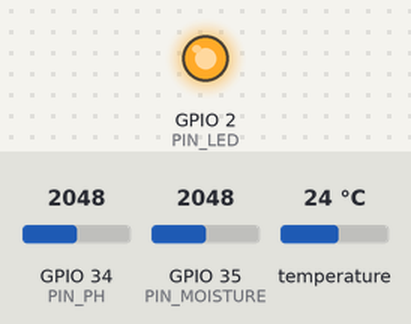
Bench run of a sketch on a simulated ESP32. Parts: output pins drawn as LEDs (lit = HIGH). The inputs (shaded band) are chosen by the test bench; at power-on: GPIO 34 (PIN_PH) = 2048, GPIO 35 (PIN_MOISTURE) = 2048, temperature 24 °C (analog values on the 0–4095 scale). WiFi joins after 1.5 s; servers stay silent unless stated; uploads are accepted with an empty reply; what the sketch prints to the serial monitor is not drawn.

Above: at 17.3 s.
At 32.7 s:
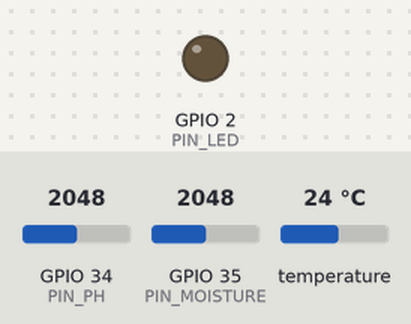
Timing chart, 0 to 41.3 s (numbered marks = the images above):
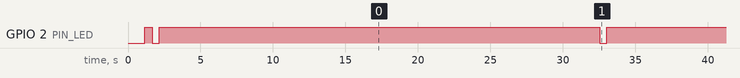

Measured:
- by itself, GPIO 2 (PIN_LED): alternates HIGH for 29.6 s and LOW for 0.50 s

The sketch:

soilsense_sensor.ino
```cpp
// ──────────────────────────────────────────────────────────────
//  LIBRARIES
// ──────────────────────────────────────────────────────────────
#include <WiFi.h>
#include <HTTPClient.h>
#include <ArduinoJson.h>
#include <OneWire.h>
#include <DallasTemperature.h>


const bool MOISTURE_SENSOR_ENABLED = true;
const bool PH_SENSOR_ENABLED       = true;
const bool TEMP_SENSOR_ENABLED     = true;


// ──────────────────────────────────────────────────────────────
//  WI-FI CONFIGURATION  ← UPDATE THESE
// ──────────────────────────────────────────────────────────────
const char* WIFI_SSID     = "B315_20312";
const char* WIFI_PASSWORD = "DEEABE7H406";

// ──────────────────────────────────────────────────────────────
//  SERVER CONFIGURATION  ← UPDATE THE IP ADDRESS
//  Find your PC's local IP: open Command Prompt → type "ipconfig"
//  Look for "IPv4 Address" e.g. 192.168.1.5
// ──────────────────────────────────────────────────────────────
const char* API_URL        = "https://soilsense-api-xfc4.onrender.com/api/sensors/reading";
const char* DEVICE_API_KEY = "soilsense-dev-key";   // Must match ESP32_DEVICE_API_KEY in backend/.env
const char* DEVICE_ID      = "SS-ESP32-001";        // Unique name for this device


// ──────────────────────────────────────────────────────────────
//  TIMING
// ──────────────────────────────────────────────────────────────
const unsigned long READING_INTERVAL_MS = 30000;  // Send readings every 30 seconds


// ──────────────────────────────────────────────────────────────
//  PIN ASSIGNMENTS
// ──────────────────────────────────────────────────────────────
const int PIN_MOISTURE = 35;   // YL-69 AO → GPIO 35 (ADC1 channel 7)
const int PIN_PH       = 34;   // pH module AO → GPIO 34 (ADC1 channel 6)
const int PIN_TEMP     = 4;    // DS18B20 data → GPIO 4
const int PIN_LED      = 2;    // Built-in LED (most ESP32 boards)


// ──────────────────────────────────────────────────────────────
//  YL-69 MOISTURE CALIBRATION
//  ─────────────────────────
//  Dry air reading  (probe in air, no soil contact) → high ADC value
//  Wet reading      (probe fully in water)          → low ADC value
//  Adjust these after running the calibration procedure above.
// ──────────────────────────────────────────────────────────────
const int MOISTURE_ADC_DRY = 3500;   // ADC when completely dry  → 0%
const int MOISTURE_ADC_WET = 1200;   // ADC when in water        → 100%

const float PH_VOLTAGE_AT_7 = 2.50;   // Volts at pH 7.0 (typical value)
const float PH_SLOPE        = -0.18;  // Volts per pH unit


// ──────────────────────────────────────────────────────────────
//  ADC REFERENCE
// ──────────────────────────────────────────────────────────────
const float ADC_REF_VOLTAGE = 3.3;
const int   ADC_MAX         = 4095;   // 12-bit ADC


 OneWire           oneWireBus(PIN_TEMP);
 DallasTemperature tempSensor(&oneWireBus);


// ──────────────────────────────────────────────────────────────
//  GLOBAL STATE
// ──────────────────────────────────────────────────────────────
unsigned long lastSendTime = 0;
bool          wifiOK       = false;


// ══════════════════════════════════════════════════════════════
//  SETUP
// ══════════════════════════════════════════════════════════════
void setup() {
  Serial.begin(115200);
  delay(600);

  // ── Print startup banner ──────────────────────────────────
  Serial.println();
  Serial.println("╔═══════════════════════════════════╗");
  Serial.println("║   SoilSense ESP32 Sensor v2.0     ║");
  Serial.println("╚═══════════════════════════════════╝");
  Serial.println("Device ID : " + String(DEVICE_ID));
  Serial.println("Server    : " + String(API_URL));
  Serial.println();
  Serial.println("Sensors enabled:");
  Serial.println("  Moisture    : " + String(MOISTURE_SENSOR_ENABLED ? "YES ✓" : "NO"));
  Serial.println("  pH          : " + String(PH_SENSOR_ENABLED       ? "YES ✓" : "NO (add pH module)"));
  Serial.println("  Temperature : " + String(TEMP_SENSOR_ENABLED     ? "YES ✓" : "NO (add DS18B20 probe)"));
  Serial.println();

  // ── Configure pins ────────────────────────────────────────
  pinMode(PIN_LED, OUTPUT);
  digitalWrite(PIN_LED, LOW);

  if (MOISTURE_SENSOR_ENABLED) {
    pinMode(PIN_MOISTURE, INPUT);
    Serial.println("[PIN] GPIO " + String(PIN_MOISTURE) + " = Moisture sensor AO");
  }
  if (PH_SENSOR_ENABLED) {
    pinMode(PIN_PH, INPUT);
    Serial.println("[PIN] GPIO " + String(PIN_PH) + " = pH sensor AO");
  }

  // ── Configure ADC ────────────────────────────────────────
  analogReadResolution(12);          // 12-bit → 0–4095
  analogSetAttenuation(ADC_11db);    // Full 3.3V range


   if (TEMP_SENSOR_ENABLED) {
     tempSensor.begin();
   int count = tempSensor.getDeviceCount();
   Serial.println("[TEMP] DS18B20 sensors found: " + String(count));
  }

  // ── Connect to Wi-Fi ─────────────────────────────────────
  connectWiFi();
}


// ══════════════════════════════════════════════════════════════
//  MAIN LOOP
// ══════════════════════════════════════════════════════════════
void loop() {

  // ── Reconnect Wi-Fi if dropped ───────────────────────────
  if (WiFi.status() != WL_CONNECTED) {
    wifiOK = false;
    Serial.println("[WARN] Wi-Fi disconnected — reconnecting...");
    connectWiFi();
    return;
  }

  // ── Take and send a reading every READING_INTERVAL_MS ────
  unsigned long now = millis();
  if (now - lastSendTime >= READING_INTERVAL_MS) {
    lastSendTime = now;
    takeMeasurementAndSend();
  }

  delay(100);
}


// ══════════════════════════════════════════════════════════════
//  TAKE MEASUREMENT AND SEND
// ══════════════════════════════════════════════════════════════
void takeMeasurementAndSend() {
  Serial.println();
  Serial.println("──────── Reading Sensors ────────");

  // ── Variables (NaN = not available) ──────────────────────
  float moisture    = NAN;
  float ph          = NAN;
  float temperature = NAN;

  // ── Read Moisture ─────────────────────────────────────────
  if (MOISTURE_SENSOR_ENABLED) {
    moisture = readMoisture();
    Serial.print("  Soil Moisture : ");
    Serial.print(moisture, 1);
    Serial.println(" %");
  }

  // ── Read pH ───────────────────────────────────────────────
  if (PH_SENSOR_ENABLED) {
    ph = readPH();
    if (!isnan(ph) && ph >= 0.0 && ph <= 14.0) {
      Serial.print("  Soil pH       : ");
      Serial.println(ph, 2);
    } else {
      Serial.println("  Soil pH       : INVALID — check wiring/calibration");
      ph = NAN;
    }
  }

  // ── Read Temperature ──────────────────────────────────────
  if (TEMP_SENSOR_ENABLED) {
    temperature = readTemperature();
    if (!isnan(temperature) && temperature > -100.0) {
      Serial.print("  Soil Temp     : ");
      Serial.print(temperature, 1);
      Serial.println(" °C");
    } else {
      Serial.println("  Soil Temp     : INVALID — check DS18B20 wiring");
      temperature = NAN;
    }
  }

  // ── Send to SoilSense backend ─────────────────────────────
  bool sent = sendToServer(moisture, ph, temperature);
  if (sent) {
    Serial.println("[OK]  Data sent successfully ✓");
    blinkLED(1, 500);
  } else {
    Serial.println("[ERR] Send failed — will retry next cycle");
    blinkLED(5, 100);
  }
}


float readMoisture() {
  const int SAMPLES = 10;
  long adcSum = 0;

  for (int i = 0; i < SAMPLES; i++) {
    adcSum += analogRead(PIN_MOISTURE);
    delay(15);
  }
  float adcAvg = (float)adcSum / SAMPLES;

  // Print raw ADC value for calibration purposes
  Serial.print("  [DEBUG] Moisture ADC raw: ");
  Serial.println((int)adcAvg);

  // Map ADC range to 0–100%
  // DRY → high ADC → 0%
  // WET → low ADC  → 100%
  float moisture = (float)(MOISTURE_ADC_DRY - adcAvg)
                 / (float)(MOISTURE_ADC_DRY - MOISTURE_ADC_WET)
                 * 100.0;

  // Clamp to 0–100
  return constrain(moisture, 0.0, 100.0);
}


float readPH() {
  const int SAMPLES = 10;
  long adcSum = 0;

  for (int i = 0; i < SAMPLES; i++) {
    adcSum += analogRead(PIN_PH);
    delay(15);
  }
  float adcAvg  = (float)adcSum / SAMPLES;
  float voltage = (adcAvg / ADC_MAX) * ADC_REF_VOLTAGE;

  Serial.print("  [DEBUG] pH ADC raw: ");
  Serial.print((int)adcAvg);
  Serial.print("  Voltage: ");
  Serial.print(voltage, 3);
  Serial.println("V");

  // Convert voltage to pH
  float ph = 7.0 + ((voltage - PH_VOLTAGE_AT_7) / PH_SLOPE);
  return constrain(ph, 0.0, 14.0);
}


// ══════════════════════════════════════════════════════════════
//  SENSOR: DS18B20 SOIL TEMPERATURE  (enable when you add it)
// ══════════════════════════════════════════════════════════════
/**
 * Reads soil temperature from DS18B20 via OneWire protocol.
 *
 * WIRING:
 *   DS18B20 Pin 1 (GND)  → ESP32 GND
 *   DS18B20 Pin 2 (DATA) → ESP32 GPIO 4  +  4.7kΩ resistor to 3.3V
 *   DS18B20 Pin 3 (VCC)  → ESP32 3.3V
 *
 * LIBRARIES (install via Arduino Library Manager):
 *   - "OneWire" by Paul Stoffregen
 *   - "DallasTemperature" by Miles Burton
 *
 * Returns temperature in °C, or -999 if sensor not found.
 */
float readTemperature() {

   tempSensor.requestTemperatures();
   delay(750);  // Wait for conversion (12-bit mode needs ~750ms)
  float tempC = tempSensor.getTempCByIndex(0);

   if (tempC == DEVICE_DISCONNECTED_C) {
   Serial.println("  [DEBUG] DS18B20 not found on bus");
    return -999.0;
  }
   return tempC;
  return -999.0;
}


bool sendToServer(float moisture, float ph, float temperature) {
  if (WiFi.status() != WL_CONNECTED) return false;

  // Determine what we actually have
  bool hasMoisture    = MOISTURE_SENSOR_ENABLED && !isnan(moisture);
  bool hasPH          = PH_SENSOR_ENABLED       && !isnan(ph) && ph >= 0 && ph <= 14;
  bool hasTemperature = TEMP_SENSOR_ENABLED      && !isnan(temperature) && temperature > -100;

  // Need at least moisture to send a useful reading
  if (!hasMoisture && !hasPH && !hasTemperature) {
    Serial.println("[SKIP] No valid sensor data — nothing to send");
    return false;
  }

  HTTPClient http;
  http.begin(API_URL);
  http.addHeader("Content-Type", "application/json");
  http.addHeader("X-Device-Key", DEVICE_API_KEY);
  http.setTimeout(10000);

  // ── Build JSON payload ────────────────────────────────────
  StaticJsonDocument<256> doc;

  doc["deviceId"] = DEVICE_ID;

  // soilPH — send actual value if available, else neutral placeholder
  if (hasPH) {
    doc["soilPH"]        = round(ph * 100.0) / 100.0;
  } else {
    doc["soilPH"]        = 7.0;       // neutral placeholder
    doc["phAvailable"]   = false;     // tells backend pH was not measured
  }

  // soilMoisture
  if (hasMoisture) {
    doc["soilMoisture"]  = round(moisture * 10.0) / 10.0;
  }

  // soilTemperature — only included if sensor is present
  if (hasTemperature) {
    doc["soilTemperature"] = round(temperature * 10.0) / 10.0;
  }

  String jsonBody;
  serializeJson(doc, jsonBody);

  Serial.println("[HTTP] POST → " + String(API_URL));
  Serial.println("[HTTP] Body → " + jsonBody);

  int httpCode = http.POST(jsonBody);

  Serial.print("[HTTP] Response code: ");
  Serial.println(httpCode);

  if (httpCode == 200 || httpCode == 201) {
    String response = http.getString();
    Serial.println("[HTTP] Server reply: " + response);
    http.end();
    return true;
  } else {
    Serial.println("[HTTP] Request failed. Check IP, port, and API key.");
    http.end();
    return false;
  }
}


// ══════════════════════════════════════════════════════════════
//  WI-FI CONNECTION
// ══════════════════════════════════════════════════════════════
void connectWiFi() {
  Serial.println("[WiFi] Connecting to: " + String(WIFI_SSID));

  WiFi.mode(WIFI_STA);
  WiFi.begin(WIFI_SSID, WIFI_PASSWORD);

  int tries = 0;
  while (WiFi.status() != WL_CONNECTED && tries < 20) {
    delay(500);
    Serial.print(".");
    digitalWrite(PIN_LED, !digitalRead(PIN_LED));  // Blink while connecting
    tries++;
  }

  Serial.println();

  if (WiFi.status() == WL_CONNECTED) {
    wifiOK = true;
    Serial.println("[WiFi] Connected! ✓");
    Serial.println("[WiFi] IP Address : " + WiFi.localIP().toString());
    Serial.println("[WiFi] Signal     : " + String(WiFi.RSSI()) + " dBm");
    digitalWrite(PIN_LED, HIGH);  // Solid ON = connected
  } else {
    wifiOK = false;
    Serial.println("[WiFi] FAILED — retrying in next loop");
    Serial.println("[WiFi] Check: SSID, password, and that 2.4GHz is used");
    Serial.println("[WiFi]        (ESP32 does NOT support 5GHz networks)");
    digitalWrite(PIN_LED, LOW);
  }
}


// ══════════════════════════════════════════════════════════════
//  UTILITY: STATUS LED BLINK
// ══════════════════════════════════════════════════════════════
void blinkLED(int times, int msEach) {
  for (int i = 0; i < times; i++) {
    digitalWrite(PIN_LED, HIGH); delay(msEach);
    digitalWrite(PIN_LED, LOW);  delay(msEach);
  }
  // Restore solid ON if Wi-Fi is connected
  if (wifiOK) digitalWrite(PIN_LED, HIGH);
}
```
